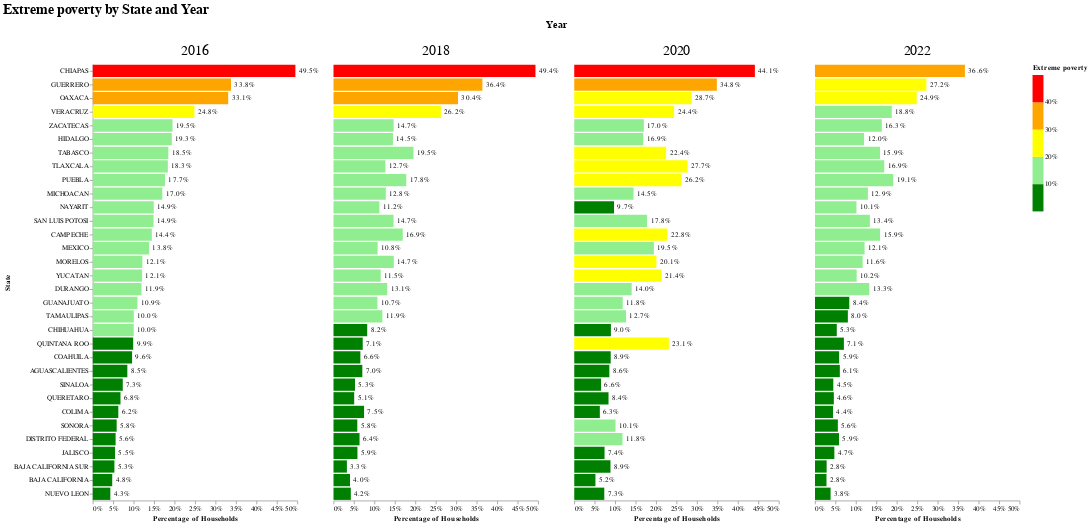

Notebook cell for this chart:
### Code cell
# Create horizontal bar plots
def horizontal_bars_faceted(df, variable_of_interest):
    source = df.copy()
    
    # Create a mapping of states to their 2016 values for sorting
    values_2016 = (source[source['year'] == 2016]
                   .set_index('state_name')[variable_of_interest]
                   .to_dict())
    
    # Create sorting order based on 2016 values
    sort_order = sorted(values_2016.keys(), key=lambda x: values_2016[x], reverse=True)
    
    variable_str_clean = str(variable_of_interest).replace("_", " ").capitalize()
    title_label = "Percentage of Households"
    
    chart = alt.Chart(source).mark_bar().encode(
        x=alt.X(variable_of_interest, 
                title=title_label, 
                axis=alt.Axis(format="%")),
        y=alt.Y("state_name", 
                title="State",
                sort=sort_order),  # Apply the sort order here
        color=alt.Color(variable_of_interest, 
                       legend=alt.Legend(title=variable_str_clean, format="%"), 
                       scale=alt.Scale(domain=[0.0, 0.1, 0.2, 0.3, 0.4, 0.5], range=["green", "lightgreen", "yellow", "orange", "red"]),
                       bin=alt.Bin(extent=[0, 0.5], step=0.1))
    )
    
    text = alt.Chart(source).mark_text(
        align="left",
        dx=5,  # Add a small horizontal offset to move text away from bars
        color="black"
    ).encode(
        x=alt.X(variable_of_interest),
        y=alt.Y("state_name", sort=sort_order),  # Apply the same sort order here
        text=alt.Text(variable_of_interest, format=".1%")  # Format as percentage with 1 decimal place
    )
    
    chart = chart + text
    
    faceted_chart = chart.facet(
        column=alt.Column("year:O",
                         title="Year",
                         header=alt.Header(titleFontSize=15,
                                         labelFontSize=20))
    ).properties(
        title=alt.Title(variable_str_clean + " by State and Year",
                       fontSize=20)
    ).configure_axis(
        grid=False
    ).configure_view(
        strokeWidth=0
    )
    
    return faceted_chart

plot = horizontal_bars_faceted(poverty_df, "extreme_poverty")
plot.save("/Users/danielm/Documents/UChicago/Harris/data_visualization/Poverty_Alimentary_Poverty_in_Mexico/visualizations/bars_extreme.svg")
plot

### Figure 1 — Vega-Lite specification as saved in the notebook (floating-point values rounded to 4 significant figures)
{"config": {"view": {"continuousWidth": 300, "continuousHeight": 300, "strokeWidth": 0}, "axis": {"grid": false}}, "data": {"name": "data-031dac432dbc24df8c7cc349ce4a99cc"}, "facet": {"column": {"field": "year", "header": {"labelFontSize": 20, "titleFontSize": 15}, "title": "Year", "type": "ordinal"}}, "spec": {"layer": [{"mark": {"type": "bar"}, "encoding": {"color": {"bin": {"extent": [0, 0.5], "step": 0.1}, "field": "extreme_poverty", "legend": {"format": "%", "title": "Extreme poverty"}, "scale": {"domain": [0.0, 0.1, 0.2, 0.3, 0.4, 0.5], "range": ["green", "lightgreen", "yellow", "orange", "red"]}, "type": "quantitative"}, "x": {"axis": {"format": "%"}, "field": "extreme_poverty", "title": "Percentage of Households", "type": "quantitative"}, "y": {"field": "state_name", "sort": ["CHIAPAS", "GUERRERO", "OAXACA", "VERACRUZ", "ZACATECAS", "HIDALGO", "TABASCO", "TLAXCALA", "PUEBLA", "MICHOACAN", "NAYARIT", "SAN LUIS POTOSI", "CAMPECHE", "MEXICO", "MORELOS", "YUCATAN", "DURANGO", "GUANAJUATO", "TAMAULIPAS", "CHIHUAHUA", "QUINTANA ROO", "COAHUILA", "AGUASCALIENTES", "SINALOA", "QUERETARO", "COLIMA", "SONORA", "DISTRITO FEDERAL", "JALISCO", "BAJA CALIFORNIA SUR", "BAJA CALIFORNIA", "NUEVO LEON"], "title": "State", "type": "nominal"}}}, {"mark": {"type": "text", "align": "left", "color": "black", "dx": 5}, "encoding": {"text": {"field": "extreme_poverty", "format": ".1%", "type": "quantitative"}, "x": {"field": "extreme_poverty", "type": "quantitative"}, "y": {"field": "state_name", "sort": ["CHIAPAS", "GUERRERO", "OAXACA", "VERACRUZ", "ZACATECAS", "HIDALGO", "TABASCO", "TLAXCALA", "PUEBLA", "MICHOACAN", "NAYARIT", "SAN LUIS POTOSI", "CAMPECHE", "MEXICO", "MORELOS", "YUCATAN", "DURANGO", "GUANAJUATO", "TAMAULIPAS", "CHIHUAHUA", "QUINTANA ROO", "COAHUILA", "AGUASCALIENTES", "SINALOA", "QUERETARO", "COLIMA", "SONORA", "DISTRITO FEDERAL", "JALISCO", "BAJA CALIFORNIA SUR", "BAJA CALIFORNIA", "NUEVO LEON"], "type": "nominal"}}}]}, "title": {"text": "Extreme poverty by State and Year", "fontSize": 20}, "$schema": "https://vega.github.io/schema/vega-lite/v5.20.1.json", "datasets": {"data-031dac432dbc24df8c7cc349ce4a99cc": [{"Unnamed: 0": 0, "index": 0, "state_code": 1, "alimentary_poverty": 0.172, "extreme_poverty": 0.08453, "state_name": "AGUASCALIENTES", "year": 2016, "state_name_for_map": "Aguascalientes"}, {"Unnamed: 0": 1, "index": 1, "state_code": 2, "alimentary_poverty": 0.1495, "extreme_poverty": 0.04761, "state_name": "BAJA CALIFORNIA", "year": 2016, "state_name_for_map": "Baja California"}, {"Unnamed: 0": 2, "index": 2, "state_code": 3, "alimentary_poverty": 0.1918, "extreme_poverty": 0.05292, "state_name": "BAJA CALIFORNIA SUR", "year": 2016, "state_name_for_map": "Baja California Sur"}, {"Unnamed: 0": 3, "index": 3, "state_code": 4, "alimentary_poverty": 0.256, "extreme_poverty": 0.1444, "state_name": "CAMPECHE", "year": 2016, "state_name_for_map": "Campeche"}, {"Unnamed: 0": 4, "index": 4, "state_code": 5, "alimentary_poverty": 0.1612, "extreme_poverty": 0.09612, "state_name": "COAHUILA", "year": 2016, "state_name_for_map": "Coahuila"}, {"Unnamed: 0": 5, "index": 5, "state_code": 6, "alimentary_poverty": 0.2113, "extreme_poverty": 0.06248, "state_name": "COLIMA", "year": 2016, "state_name_for_map": "Colima"}, {"Unnamed: 0": 6, "index": 6, "state_code": 7, "alimentary_poverty": 0.1943, "extreme_poverty": 0.4952, "state_name": "CHIAPAS", "year": 2016, "state_name_for_map": "Chiapas"}, {"Unnamed: 0": 7, "index": 7, "state_code": 8, "alimentary_poverty": 0.1819, "extreme_poverty": 0.1001, "state_name": "CHIHUAHUA", "year": 2016, "state_name_for_map": "Chihuahua"}, {"Unnamed: 0": 8, "index": 8, "state_code": 9, "alimentary_poverty": 0.1149, "extreme_poverty": 0.05587, "state_name": "DISTRITO FEDERAL", "year": 2016, "state_name_for_map": "Ciudad de México"}, {"Unnamed: 0": 9, "index": 9, "state_code": 10, "alimentary_poverty": 0.1859, "extreme_poverty": 0.119, "state_name": "DURANGO", "year": 2016, "state_name_for_map": "Durango"}, {"Unnamed: 0": 10, "index": 10, "state_code": 11, "alimentary_poverty": 0.1977, "extreme_poverty": 0.1091, "state_name": "GUANAJUATO", "year": 2016, "state_name_for_map": "Guanajuato"}, {"Unnamed: 0": 11, "index": 11, "state_code": 12, "alimentary_poverty": 0.2784, "extreme_poverty": 0.3379, "state_name": "GUERRERO", "year": 2016, "state_name_for_map": "Guerrero"}, {"Unnamed: 0": 12, "index": 12, "state_code": 13, "alimentary_poverty": 0.2451, "extreme_poverty": 0.1932, "state_name": "HIDALGO", "year": 2016, "state_name_for_map": "Hidalgo"}, {"Unnamed: 0": 13, "index": 13, "state_code": 14, "alimentary_poverty": 0.1541, "extreme_poverty": 0.05453, "state_name": "JALISCO", "year": 2016, "state_name_for_map": "Jalisco"}, {"Unnamed: 0": 14, "index": 14, "state_code": 15, "alimentary_poverty": 0.2078, "extreme_poverty": 0.1376, "state_name": "MEXICO", "year": 2016, "state_name_for_map": "Estado de México"}, {"Unnamed: 0": 15, "index": 15, "state_code": 16, "alimentary_poverty": 0.2592, "extreme_poverty": 0.17, "state_name": "MICHOACAN", "year": 2016, "state_name_for_map": "Michoacán"}, {"Unnamed: 0": 16, "index": 16, "state_code": 17, "alimentary_poverty": 0.195, "extreme_poverty": 0.1212, "state_name": "MORELOS", "year": 2016, "state_name_for_map": "Morelos"}, {"Unnamed: 0": 17, "index": 17, "state_code": 18, "alimentary_poverty": 0.1993, "extreme_poverty": 0.1491, "state_name": "NAYARIT", "year": 2016, "state_name_for_map": "Nayarit"}, {"Unnamed: 0": 18, "index": 18, "state_code": 19, "alimentary_poverty": 0.1438, "extreme_poverty": 0.04298, "state_name": "NUEVO LEON", "year": 2016, "state_name_for_map": "Nuevo León"}, {"Unnamed: 0": 19, "index": 19, "state_code": 20, "alimentary_poverty": 0.3137, "extreme_poverty": 0.331, "state_name": "OAXACA", "year": 2016, "state_name_for_map": "Oaxaca"}, {"Unnamed: 0": 20, "index": 20, "state_code": 21, "alimentary_poverty": 0.201, "extreme_poverty": 0.1766, "state_name": "PUEBLA", "year": 2016, "state_name_for_map": "Puebla"}, {"Unnamed: 0": 21, "index": 21, "state_code": 22, "alimentary_poverty": 0.1338, "extreme_poverty": 0.06778, "state_name": "QUERETARO", "year": 2016, "state_name_for_map": "Querétaro"}, {"Unnamed: 0": 22, "index": 22, "state_code": 23, "alimentary_poverty": 0.1639, "extreme_poverty": 0.0988, "state_name": "QUINTANA ROO", "year": 2016, "state_name_for_map": "Quintana Roo"}, {"Unnamed: 0": 23, "index": 23, "state_code": 24, "alimentary_poverty": 0.201, "extreme_poverty": 0.1486, "state_name": "SAN LUIS POTOSI", "year": 2016, "state_name_for_map": "San Luis Potosí"}, {"Unnamed: 0": 24, "index": 24, "state_code": 25, "alimentary_poverty": 0.2274, "extreme_poverty": 0.07335, "state_name": "SINALOA", "year": 2016, "state_name_for_map": "Sinaloa"}, {"Unnamed: 0": 25, "index": 25, "state_code": 26, "alimentary_poverty": 0.2097, "extreme_poverty": 0.05845, "state_name": "SONORA", "year": 2016, "state_name_for_map": "Sonora"}, {"Unnamed: 0": 26, "index": 26, "state_code": 27, "alimentary_poverty": 0.4529, "extreme_poverty": 0.1847, "state_name": "TABASCO", "year": 2016, "state_name_for_map": "Tabasco"}, {"Unnamed: 0": 27, "index": 27, "state_code": 28, "alimentary_poverty": 0.1924, "extreme_poverty": 0.1003, "state_name": "TAMAULIPAS", "year": 2016, "state_name_for_map": "Tamaulipas"}, {"Unnamed: 0": 28, "index": 28, "state_code": 29, "alimentary_poverty": 0.2215, "extreme_poverty": 0.1835, "state_name": "TLAXCALA", "year": 2016, "state_name_for_map": "Tlaxcala"}, {"Unnamed: 0": 29, "index": 29, "state_code": 30, "alimentary_poverty": 0.2221, "extreme_poverty": 0.2484, "state_name": "VERACRUZ", "year": 2016, "state_name_for_map": "Veracruz"}, {"Unnamed: 0": 30, "index": 30, "state_code": 31, "alimentary_poverty": 0.1928, "extreme_poverty": 0.1205, "state_name": "YUCATAN", "year": 2016, "state_name_for_map": "Yucatán"}, {"Unnamed: 0": 31, "index": 31, "state_code": 32, "alimentary_poverty": 0.1506, "extreme_poverty": 0.195, "state_name": "ZACATECAS", "year": 2016, "state_name_for_map": "Zacatecas"}, {"Unnamed: 0": 32, "index": 0, "state_code": 1, "alimentary_poverty": 0.1299, "extreme_poverty": 0.07045, "state_name": "AGUASCALIENTES", "year": 2018, "state_name_for_map": "Aguascalientes"}, {"Unnamed: 0": 33, "index": 1, "state_code": 2, "alimentary_poverty": 0.1415, "extreme_poverty": 0.04028, "state_name": "BAJA CALIFORNIA", "year": 2018, "state_name_for_map": "Baja California"}, {"Unnamed: 0": 34, "index": 2, "state_code": 3, "alimentary_poverty": 0.1784, "extreme_poverty": 0.03277, "state_name": "BAJA CALIFORNIA SUR", "year": 2018, "state_name_for_map": "Baja California Sur"}, {"Unnamed: 0": 35, "index": 3, "state_code": 4, "alimentary_poverty": 0.2744, "extreme_poverty": 0.1693, "state_name": "CAMPECHE", "year": 2018, "state_name_for_map": "Campeche"}, {"Unnamed: 0": 36, "index": 4, "state_code": 5, "alimentary_poverty": 0.1827, "extreme_poverty": 0.06572, "state_name": "COAHUILA", "year": 2018, "state_name_for_map": "Coahuila"}, {"Unnamed: 0": 37, "index": 5, "state_code": 6, "alimentary_poverty": 0.2163, "extreme_poverty": 0.07468, "state_name": "COLIMA", "year": 2018, "state_name_for_map": "Colima"}, {"Unnamed: 0": 38, "index": 6, "state_code": 7, "alimentary_poverty": 0.2234, "extreme_poverty": 0.4936, "state_name": "CHIAPAS", "year": 2018, "state_name_for_map": "Chiapas"}, {"Unnamed: 0": 39, "index": 7, "state_code": 8, "alimentary_poverty": 0.177, "extreme_poverty": 0.08242, "state_name": "CHIHUAHUA", "year": 2018, "state_name_for_map": "Chihuahua"}, {"Unnamed: 0": 40, "index": 8, "state_code": 9, "alimentary_poverty": 0.1387, "extreme_poverty": 0.06364, "state_name": "DISTRITO FEDERAL", "year": 2018, "state_name_for_map": "Ciudad de México"}, {"Unnamed: 0": 41, "index": 9, "state_code": 10, "alimentary_poverty": 0.1877, "extreme_poverty": 0.1313, "state_name": "DURANGO", "year": 2018, "state_name_for_map": "Durango"}, {"Unnamed: 0": 42, "index": 10, "state_code": 11, "alimentary_poverty": 0.2069, "extreme_poverty": 0.1073, "state_name": "GUANAJUATO", "year": 2018, "state_name_for_map": "Guanajuato"}, {"Unnamed: 0": 43, "index": 11, "state_code": 12, "alimentary_poverty": 0.3557, "extreme_poverty": 0.3639, "state_name": "GUERRERO", "year": 2018, "state_name_for_map": "Guerrero"}, {"Unnamed: 0": 44, "index": 12, "state_code": 13, "alimentary_poverty": 0.2273, "extreme_poverty": 0.1453, "state_name": "HIDALGO", "year": 2018, "state_name_for_map": "Hidalgo"}, {"Unnamed: 0": 45, "index": 13, "state_code": 14, "alimentary_poverty": 0.1511, "extreme_poverty": 0.05852, "state_name": "JALISCO", "year": 2018, "state_name_for_map": "Jalisco"}, {"Unnamed: 0": 46, "index": 14, "state_code": 15, "alimentary_poverty": 0.1983, "extreme_poverty": 0.1078, "state_name": "MEXICO", "year": 2018, "state_name_for_map": "Estado de México"}, {"Unnamed: 0": 47, "index": 15, "state_code": 16, "alimentary_poverty": 0.2106, "extreme_poverty": 0.1278, "state_name": "MICHOACAN", "year": 2018, "state_name_for_map": "Michoacán"}, {"Unnamed: 0": 48, "index": 16, "state_code": 17, "alimentary_poverty": 0.2459, "extreme_poverty": 0.1473, "state_name": "MORELOS", "year": 2018, "state_name_for_map": "Morelos"}, {"Unnamed: 0": 49, "index": 17, "state_code": 18, "alimentary_poverty": 0.189, "extreme_poverty": 0.1121, "state_name": "NAYARIT", "year": 2018, "state_name_for_map": "Nayarit"}, {"Unnamed: 0": 50, "index": 18, "state_code": 19, "alimentary_poverty": 0.1219, "extreme_poverty": 0.04234, "state_name": "NUEVO LEON", "year": 2018, "state_name_for_map": "Nuevo León"}, {"Unnamed: 0": 51, "index": 19, "state_code": 20, "alimentary_poverty": 0.2792, "extreme_poverty": 0.3043, "state_name": "OAXACA", "year": 2018, "state_name_for_map": "Oaxaca"}, {"Unnamed: 0": 52, "index": 20, "state_code": 21, "alimentary_poverty": 0.2084, "extreme_poverty": 0.1778, "state_name": "PUEBLA", "year": 2018, "state_name_for_map": "Puebla"}, {"Unnamed: 0": 53, "index": 21, "state_code": 22, "alimentary_poverty": 0.1387, "extreme_poverty": 0.05057, "state_name": "QUERETARO", "year": 2018, "state_name_for_map": "Querétaro"}, {"Unnamed: 0": 54, "index": 22, "state_code": 23, "alimentary_poverty": 0.1792, "extreme_poverty": 0.07144, "state_name": "QUINTANA ROO", "year": 2018, "state_name_for_map": "Quintana Roo"}, {"Unnamed: 0": 55, "index": 23, "state_code": 24, "alimentary_poverty": 0.1695, "extreme_poverty": 0.1469, "state_name": "SAN LUIS POTOSI", "year": 2018, "state_name_for_map": "San Luis Potosí"}, {"Unnamed: 0": 56, "index": 24, "state_code": 25, "alimentary_poverty": 0.2452, "extreme_poverty": 0.05253, "state_name": "SINALOA", "year": 2018, "state_name_for_map": "Sinaloa"}, {"Unnamed: 0": 57, "index": 25, "state_code": 26, "alimentary_poverty": 0.2153, "extreme_poverty": 0.05817, "state_name": "SONORA", "year": 2018, "state_name_for_map": "Sonora"}, {"Unnamed: 0": 58, "index": 26, "state_code": 27, "alimentary_poverty": 0.4678, "extreme_poverty": 0.1955, "state_name": "TABASCO", "year": 2018, "state_name_for_map": "Tabasco"}, {"Unnamed: 0": 59, "index": 27, "state_code": 28, "alimentary_poverty": 0.1673, "extreme_poverty": 0.1195, "state_name": "TAMAULIPAS", "year": 2018, "state_name_for_map": "Tamaulipas"}, {"Unnamed: 0": 60, "index": 28, "state_code": 29, "alimentary_poverty": 0.2024, "extreme_poverty": 0.1269, "state_name": "TLAXCALA", "year": 2018, "state_name_for_map": "Tlaxcala"}, {"Unnamed: 0": 61, "index": 29, "state_code": 30, "alimentary_poverty": 0.2698, "extreme_poverty": 0.2624, "state_name": "VERACRUZ", "year": 2018, "state_name_for_map": "Veracruz"}, {"Unnamed: 0": 62, "index": 30, "state_code": 31, "alimentary_poverty": 0.194, "extreme_poverty": 0.1154, "state_name": "YUCATAN", "year": 2018, "state_name_for_map": "Yucatán"}, {"Unnamed: 0": 63, "index": 31, "state_code": 32, "alimentary_poverty": 0.1663, "extreme_poverty": 0.1469, "state_name": "ZACATECAS", "year": 2018, "state_name_for_map": "Zacatecas"}, {"Unnamed: 0": 64, "index": 0, "state_code": 1, "alimentary_poverty": 0.1745, "extreme_poverty": 0.08579, "state_name": "AGUASCALIENTES", "year": 2020, "state_name_for_map": "Aguascalientes"}, {"Unnamed: 0": 65, "index": 1, "state_code": 2, "alimentary_poverty": 0.1266, "extreme_poverty": 0.0518, "state_name": "BAJA CALIFORNIA", "year": 2020, "state_name_for_map": "Baja California"}, {"Unnamed: 0": 66, "index": 2, "state_code": 3, "alimentary_poverty": 0.2271, "extreme_poverty": 0.08856, "state_name": "BAJA CALIFORNIA SUR", "year": 2020, "state_name_for_map": "Baja California Sur"}, {"Unnamed: 0": 67, "index": 3, "state_code": 4, "alimentary_poverty": 0.2453, "extreme_poverty": 0.2275, "state_name": "CAMPECHE", "year": 2020, "state_name_for_map": "Campeche"}, {"Unnamed: 0": 68, "index": 4, "state_code": 5, "alimentary_poverty": 0.1522, "extreme_poverty": 0.08916, "state_name": "COAHUILA", "year": 2020, "state_name_for_map": "Coahuila"}, {"Unnamed: 0": 69, "index": 5, "state_code": 6, "alimentary_poverty": 0.166, "extreme_poverty": 0.06254, "state_name": "COLIMA", "year": 2020, "state_name_for_map": "Colima"}, {"Unnamed: 0": 70, "index": 6, "state_code": 7, "alimentary_poverty": 0.2112, "extreme_poverty": 0.4414, "state_name": "CHIAPAS", "year": 2020, "state_name_for_map": "Chiapas"}, {"Unnamed: 0": 71, "index": 7, "state_code": 8, "alimentary_poverty": 0.1298, "extreme_poverty": 0.08958, "state_name": "CHIHUAHUA", "year": 2020, "state_name_for_map": "Chihuahua"}, {"Unnamed: 0": 72, "index": 8, "state_code": 9, "alimentary_poverty": 0.1591, "extreme_poverty": 0.1179, "state_name": "DISTRITO FEDERAL", "year": 2020, "state_name_for_map": "Ciudad de México"}, {"Unnamed: 0": 73, "index": 9, "state_code": 10, "alimentary_poverty": 0.187, "extreme_poverty": 0.1403, "state_name": "DURANGO", "year": 2020, "state_name_for_map": "Durango"}, {"Unnamed: 0": 74, "index": 10, "state_code": 11, "alimentary_poverty": 0.2277, "extreme_poverty": 0.1185, "state_name": "GUANAJUATO", "year": 2020, "state_name_for_map": "Guanajuato"}, {"Unnamed: 0": 75, "index": 11, "state_code": 12, "alimentary_poverty": 0.3334, "extreme_poverty": 0.3485, "state_name": "GUERRERO", "year": 2020, "state_name_for_map": "Guerrero"}, {"Unnamed: 0": 76, "index": 12, "state_code": 13, "alimentary_poverty": 0.2531, "extreme_poverty": 0.1688, "state_name": "HIDALGO", "year": 2020, "state_name_for_map": "Hidalgo"}, {"Unnamed: 0": 77, "index": 13, "state_code": 14, "alimentary_poverty": 0.1428, "extreme_poverty": 0.07406, "state_name": "JALISCO", "year": 2020, "state_name_for_map": "Jalisco"}, {"Unnamed: 0": 78, "index": 14, "state_code": 15, "alimentary_poverty": 0.2142, "extreme_poverty": 0.1945, "state_name": "MEXICO", "year": 2020, "state_name_for_map": "Estado de México"}, {"Unnamed: 0": 79, "index": 15, "state_code": 16, "alimentary_poverty": 0.2145, "extreme_poverty": 0.1449, "state_name": "MICHOACAN", "year": 2020, "state_name_for_map": "Michoacán"}, {"Unnamed: 0": 80, "index": 16, "state_code": 17, "alimentary_poverty": 0.2314, "extreme_poverty": 0.2008, "state_name": "MORELOS", "year": 2020, "state_name_for_map": "Morelos"}, {"Unnamed: 0": 81, "index": 17, "state_code": 18, "alimentary_poverty": 0.198, "extreme_poverty": 0.09726, "state_name": "NAYARIT", "year": 2020, "state_name_for_map": "Nayarit"}, {"Unnamed: 0": 82, "index": 18, "state_code": 19, "alimentary_poverty": 0.141, "extreme_poverty": 0.07343, "state_name": "NUEVO LEON", "year": 2020, "state_name_for_map": "Nuevo León"}, {"Unnamed: 0": 83, "index": 19, "state_code": 20, "alimentary_poverty": 0.2844, "extreme_poverty": 0.2872, "state_name": "OAXACA", "year": 2020, "state_name_for_map": "Oaxaca"}, {"Unnamed: 0": 84, "index": 20, "state_code": 21, "alimentary_poverty": 0.2734, "extreme_poverty": 0.2622, "state_name": "PUEBLA", "year": 2020, "state_name_for_map": "Puebla"}, {"Unnamed: 0": 85, "index": 21, "state_code": 22, "alimentary_poverty": 0.1697, "extreme_poverty": 0.08379, "state_name": "QUERETARO", "year": 2020, "state_name_for_map": "Querétaro"}, {"Unnamed: 0": 86, "index": 22, "state_code": 23, "alimentary_poverty": 0.2725, "extreme_poverty": 0.2312, "state_name": "QUINTANA ROO", "year": 2020, "state_name_for_map": "Quintana Roo"}, {"Unnamed: 0": 87, "index": 23, "state_code": 24, "alimentary_poverty": 0.1778, "extreme_poverty": 0.178, "state_name": "SAN LUIS POTOSI", "year": 2020, "state_name_for_map": "San Luis Potosí"}, {"Unnamed: 0": 88, "index": 24, "state_code": 25, "alimentary_poverty": 0.22, "extreme_poverty": 0.06555, "state_name": "SINALOA", "year": 2020, "state_name_for_map": "Sinaloa"}, {"Unnamed: 0": 89, "index": 25, "state_code": 26, "alimentary_poverty": 0.2209, "extreme_poverty": 0.1009, "state_name": "SONORA", "year": 2020, "state_name_for_map": "Sonora"}, {"Unnamed: 0": 90, "index": 26, "state_code": 27, "alimentary_poverty": 0.4086, "extreme_poverty": 0.2245, "state_name": "TABASCO", "year": 2020, "state_name_for_map": "Tabasco"}, {"Unnamed: 0": 91, "index": 27, "state_code": 28, "alimentary_poverty": 0.139, "extreme_poverty": 0.1266, "state_name": "TAMAULIPAS", "year": 2020, "state_name_for_map": "Tamaulipas"}, {"Unnamed: 0": 92, "index": 28, "state_code": 29, "alimentary_poverty": 0.2717, "extreme_poverty": 0.2771, "state_name": "TLAXCALA", "year": 2020, "state_name_for_map": "Tlaxcala"}, {"Unnamed: 0": 93, "index": 29, "state_code": 30, "alimentary_poverty": 0.2315, "extreme_poverty": 0.2441, "state_name": "VERACRUZ", "year": 2020, "state_name_for_map": "Veracruz"}, {"Unnamed: 0": 94, "index": 30, "state_code": 31, "alimentary_poverty": 0.2289, "extreme_poverty": 0.2137, "state_name": "YUCATAN", "year": 2020, "state_name_for_map": "Yucatán"}, {"Unnamed: 0": 95, "index": 31, "state_code": 32, "alimentary_poverty": 0.1644, "extreme_poverty": 0.1701, "state_name": "ZACATECAS", "year": 2020, "state_name_for_map": "Zacatecas"}, {"Unnamed: 0": 96, "index": 0, "state_code": 1, "alimentary_poverty": 0.1517, "extreme_poverty": 0.06073, "state_name": "AGUASCALIENTES", "year": 2022, "state_name_for_map": "Aguascalientes"}, {"Unnamed: 0": 97, "index": 1, "state_code": 2, "alimentary_poverty": 0.08836, "extreme_poverty": 0.02809, "state_name": "BAJA CALIFORNIA", "year": 2022, "state_name_for_map": "Baja California"}, {"Unnamed: 0": 98, "index": 2, "state_code": 3, "alimentary_poverty": 0.1367, "extreme_poverty": 0.02849, "state_name": "BAJA CALIFORNIA SUR", "year": 2022, "state_name_for_map": "Baja California Sur"}, {"Unnamed: 0": 99, "index": 3, "state_code": 4, "alimentary_poverty": 0.2004, "extreme_poverty": 0.1591, "state_name": "CAMPECHE", "year": 2022, "state_name_for_map": "Campeche"}, {"Unnamed: 0": 100, "index": 4, "state_code": 5, "alimentary_poverty": 0.1258, "extreme_poverty": 0.05901, "state_name": "COAHUILA", "year": 2022, "state_name_for_map": "Coahuila"}, {"Unnamed: 0": 101, "index": 5, "state_code": 6, "alimentary_poverty": 0.1328, "extreme_poverty": 0.04415, "state_name": "COLIMA", "year": 2022, "state_name_for_map": "Colima"}, {"Unnamed: 0": 102, "index": 6, "state_code": 7, "alimentary_poverty": 0.1722, "extreme_poverty": 0.3664, "state_name": "CHIAPAS", "year": 2022, "state_name_for_map": "Chiapas"}, {"Unnamed: 0": 103, "index": 7, "state_code": 8, "alimentary_poverty": 0.09342, "extreme_poverty": 0.05325, "state_name": "CHIHUAHUA", "year": 2022, "state_name_for_map": "Chihuahua"}, {"Unnamed: 0": 104, "index": 8, "state_code": 9, "alimentary_poverty": 0.09713, "extreme_poverty": 0.05877, "state_name": "DISTRITO FEDERAL", "year": 2022, "state_name_for_map": "Ciudad de México"}, {"Unnamed: 0": 105, "index": 9, "state_code": 10, "alimentary_poverty": 0.1982, "extreme_poverty": 0.1327, "state_name": "DURANGO", "year": 2022, "state_name_for_map": "Durango"}, {"Unnamed: 0": 106, "index": 10, "state_code": 11, "alimentary_poverty": 0.1723, "extreme_poverty": 0.08381, "state_name": "GUANAJUATO", "year": 2022, "state_name_for_map": "Guanajuato"}, {"Unnamed: 0": 107, "index": 11, "state_code": 12, "alimentary_poverty": 0.2845, "extreme_poverty": 0.2722, "state_name": "GUERRERO", "year": 2022, "state_name_for_map": "Guerrero"}, {"Unnamed: 0": 108, "index": 12, "state_code": 13, "alimentary_poverty": 0.1517, "extreme_poverty": 0.12, "state_name": "HIDALGO", "year": 2022, "state_name_for_map": "Hidalgo"}, {"Unnamed: 0": 109, "index": 13, "state_code": 14, "alimentary_poverty": 0.1322, "extreme_poverty": 0.04731, "state_name": "JALISCO", "year": 2022, "state_name_for_map": "Jalisco"}, {"Unnamed: 0": 110, "index": 14, "state_code": 15, "alimentary_poverty": 0.1699, "extreme_poverty": 0.1212, "state_name": "MEXICO", "year": 2022, "state_name_for_map": "Estado de México"}, {"Unnamed: 0": 111, "index": 15, "state_code": 16, "alimentary_poverty": 0.2095, "extreme_poverty": 0.1293, "state_name": "MICHOACAN", "year": 2022, "state_name_for_map": "Michoacán"}, {"Unnamed: 0": 112, "index": 16, "state_code": 17, "alimentary_poverty": 0.1763, "extreme_poverty": 0.1165, "state_name": "MORELOS", "year": 2022, "state_name_for_map": "Morelos"}, {"Unnamed: 0": 113, "index": 17, "state_code": 18, "alimentary_poverty": 0.1663, "extreme_poverty": 0.1013, "state_name": "NAYARIT", "year": 2022, "state_name_for_map": "Nayarit"}, {"Unnamed: 0": 114, "index": 18, "state_code": 19, "alimentary_poverty": 0.1095, "extreme_poverty": 0.03812, "state_name": "NUEVO LEON", "year": 2022, "state_name_for_map": "Nuevo León"}, {"Unnamed: 0": 115, "index": 19, "state_code": 20, "alimentary_poverty": 0.231, "extreme_poverty": 0.2486, "state_name": "OAXACA", "year": 2022, "state_name_for_map": "Oaxaca"}, {"Unnamed: 0": 116, "index": 20, "state_code": 21, "alimentary_poverty": 0.1913, "extreme_poverty": 0.1913, "state_name": "PUEBLA", "year": 2022, "state_name_for_map": "Puebla"}, {"Unnamed: 0": 117, "index": 21, "state_code": 22, "alimentary_poverty": 0.1137, "extreme_poverty": 0.04605, "state_name": "QUERETARO", "year": 2022, "state_name_for_map": "Querétaro"}, {"Unnamed: 0": 118, "index": 22, "state_code": 23, "alimentary_poverty": 0.1271, "extreme_poverty": 0.07065, "state_name": "QUINTANA ROO", "year": 2022, "state_name_for_map": "Quintana Roo"}, {"Unnamed: 0": 119, "index": 23, "state_code": 24, "alimentary_poverty": 0.1319, "extreme_poverty": 0.1341, "state_name": "SAN LUIS POTOSI", "year": 2022, "state_name_for_map": "San Luis Potosí"}, {"Unnamed: 0": 120, "index": 24, "state_code": 25, "alimentary_poverty": 0.1711, "extreme_poverty": 0.04477, "state_name": "SINALOA", "year": 2022, "state_name_for_map": "Sinaloa"}, {"Unnamed: 0": 121, "index": 25, "state_code": 26, "alimentary_poverty": 0.1923, "extreme_poverty": 0.05587, "state_name": "SONORA", "year": 2022, "state_name_for_map": "Sonora"}, {"Unnamed: 0": 122, "index": 26, "state_code": 27, "alimentary_poverty": 0.3438, "extreme_poverty": 0.1588, "state_name": "TABASCO", "year": 2022, "state_name_for_map": "Tabasco"}, {"Unnamed: 0": 123, "index": 27, "state_code": 28, "alimentary_poverty": 0.1216, "extreme_poverty": 0.08034, "state_name": "TAMAULIPAS", "year": 2022, "state_name_for_map": "Tamaulipas"}, {"Unnamed: 0": 124, "index": 28, "state_code": 29, "alimentary_poverty": 0.1874, "extreme_poverty": 0.1693, "state_name": "TLAXCALA", "year": 2022, "state_name_for_map": "Tlaxcala"}, {"Unnamed: 0": 125, "index": 29, "state_code": 30, "alimentary_poverty": 0.1985, "extreme_poverty": 0.1876, "state_name": "VERACRUZ", "year": 2022, "state_name_for_map": "Veracruz"}, {"Unnamed: 0": 126, "index": 30, "state_code": 31, "alimentary_poverty": 0.1357, "extreme_poverty": 0.1019, "state_name": "YUCATAN", "year": 2022, "state_name_for_map": "Yucatán"}, {"Unnamed: 0": 127, "index": 31, "state_code": 32, "alimentary_poverty": 0.1572, "extreme_poverty": 0.1633, "state_name": "ZACATECAS", "year": 2022, "state_name_for_map": "Zacatecas"}]}}
